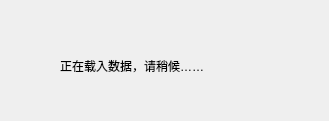
<?xml version="1.0" encoding="UTF-8"?>
<ui version="4.0">
 <class>waitDialog</class>
 <widget class="QDialog" name="waitDialog">
  <property name="windowModality">
   <enum>Qt::NonModal</enum>
  </property>
  <property name="geometry">
   <rect>
    <x>0</x>
    <y>0</y>
    <width>329</width>
    <height>121</height>
   </rect>
  </property>
  <property name="windowTitle">
   <string>提示</string>
  </property>
  <property name="autoFillBackground">
   <bool>true</bool>
  </property>
  <widget class="QLabel" name="label">
   <property name="geometry">
    <rect>
     <x>60</x>
     <y>40</y>
     <width>201</width>
     <height>51</height>
    </rect>
   </property>
   <property name="text">
    <string>正在载入数据，请稍候……</string>
   </property>
  </widget>
 </widget>
 <resources/>
 <connections/>
</ui>
